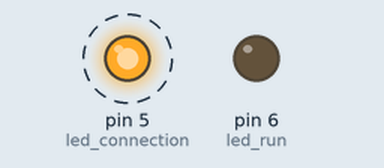
Recording of a sketch running on a simulated Arduino Uno, built with avr-gcc and run on an emulated ATmega328P. Parts: output pins drawn as LEDs (lit = HIGH). Dashed ring = blinking.

Above: at 0.5 s.
Timing chart, 0 to 4.6 s (numbered marks = the images above):
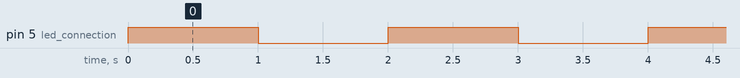

The sketch:

Function.ino
```cpp
#define led_connection 5
#define led_run 6

void led_connect()
{
  digitalWrite(led_connection, HIGH);
  delay(1000);
  digitalWrite(led_connection, LOW);
  delay(1000);
}

void setup() {
  pinMode(led_connection, OUTPUT);
  pinMode(led_run, OUTPUT);
}

void loop()
{
  led_connect();
}
```

Measured:
- by itself, pin 5 (led_connection): alternates HIGH for 1.0 s and LOW for 1.0 s
